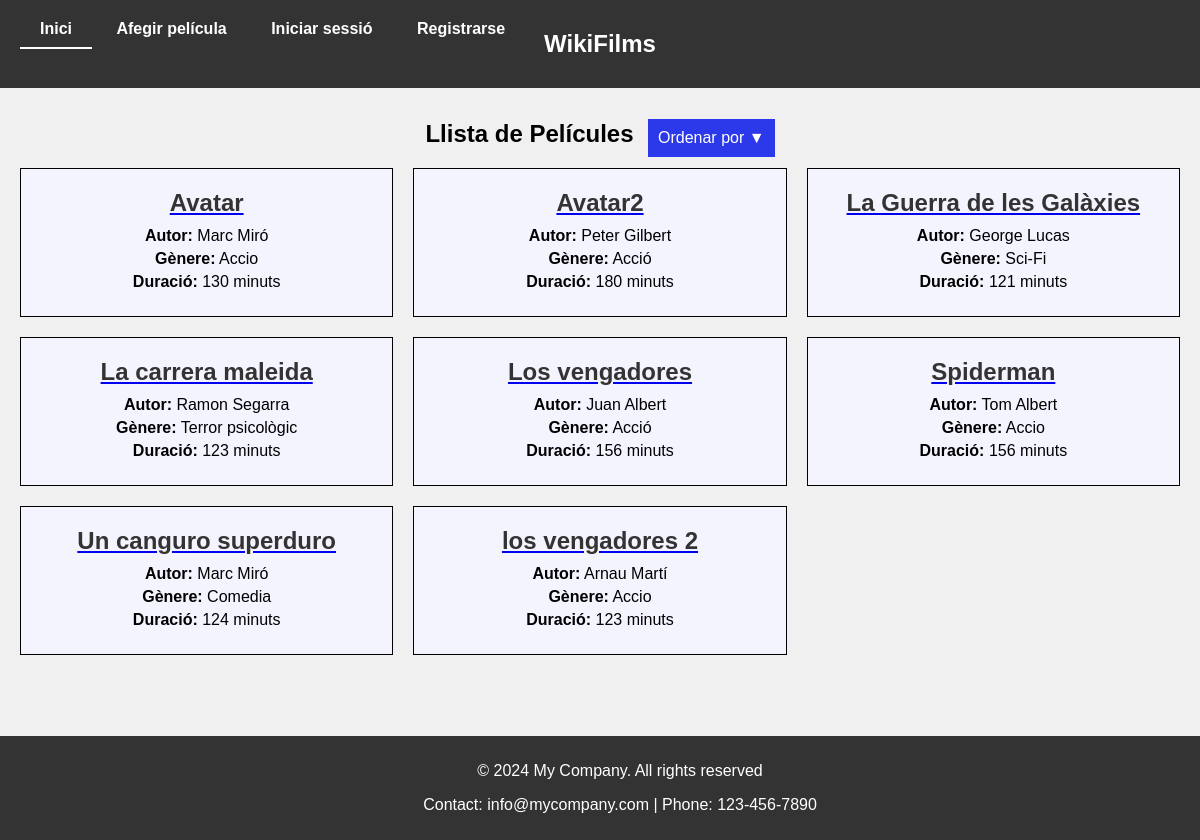
/?order=alfabetico&direction=asc, run on the app's committed database.
### films/models.py (models this page shows, shortened)
class Film(models.Model):
    title = models.CharField(max_length=100)
    author = models.CharField(max_length=100)
    genre = models.CharField(max_length=100, blank=True, null=True)
    duration = models.IntegerField()
    actors = models.ManyToManyField(Actor, related_name='films')

### films/views.py (the view)
# urls.py: path('', BookListView.as_view(), name='book_list'),
class BookListView(ListView):
    model = Film
    template_name = 'film_list.html'
    context_object_name = 'books'
    def get_queryset(self):
        queryset = super().get_queryset()  # Obtiene el queryset base de la clase padre
        order_by = self.request.GET.get('order')  # Obtiene el parámetro de orden
        direction = self.request.GET.get('direction')  # Obtiene el parámetro de dirección
        if order_by == 'duracion':
            if direction == 'asc':
                queryset = queryset.order_by('duration')
            elif direction == 'desc':
                queryset = queryset.order_by('-duration')
        elif order_by == 'alfabetico':
            if direction == 'asc':
                queryset = queryset.order_by('title')
            elif direction == 'desc':
                queryset = queryset.order_by('-title')
        return queryset

### templates/film_list.html (shortened to what this page needs)
{% extends "base.html" %}
{% block content %}
    {% load static %}
    <link rel="stylesheet" type="text/css" href="{% static 'film_list.css' %}">
<div class="container">
  <h2 class="section-title">Llista de Películes</h2>
  <div class="dropdown">
    <button class="dropbtn">Ordenar por <span class="current-order">▼</span></button>
  </div>
</div>
<div class="film-container">
    {% for film in books %}
            <div class="film-item">
                <a href="{% url 'book_detail' pk=film.pk %}">
                    <h2>{{ film.title }}</h2>
                </a>
                <div class="film-info">
                    <div><strong>Autor:</strong> {{ film.author }}</div>
                    <div><strong>Gènere:</strong> {{ film.genre }}</div>
                    <div><strong>Duració:</strong> {{ film.duration }} minuts</div>
                </div>
            </div>
    {% endfor %}
</div>
{% endblock %}

### static/base.css (style rules this page uses)
body { font-family: Arial, sans-serif; margin: 20px; background-color: #f0f0f0; height: 100vh; }
h2 { margin-top: 100px; }

### static/film_list.css (style rules this page uses)
.film-item h2 { margin-top: 0; margin-bottom: 10px; font-size: 24px; color: #333; text-decoration: none; transition: color 0.3s ease; }
.film-container { display: grid; grid-template-columns: repeat(auto-fill, minmax(300px, 1fr)); gap: 20px; justify-content: center; }
.film-item { border: 1px solid #000000; padding: 20px; text-align: center; background: #f4f4ff; }
.film-info div { margin-bottom: 5px; }
.container { text-align: center; }
.section-title { display: inline-block; margin-right: 10px; }
.dropdown { display: inline-block; vertical-align: middle; }
.dropdown { position: relative; display: inline-block; }
.dropbtn { background-color: #2b39ea; color: white; padding: 10px; font-size: 16px; border: none; cursor: pointer; }

### data on the page
Film: title "Avatar", author "Marc Miró", genre "Accio", duration "130"
Film: title "Avatar2", author "Peter Gilbert", genre "Acció", duration "180"
Film: title "La Guerra de les Galàxies", author "George Lucas", genre "Sci-Fi", duration "121"
Film: title "La carrera maleida", author "Ramon Segarra", genre "Terror psicològic", duration "123"
Film: title "Los vengadores", author "Juan Albert", genre "Acció", duration "156"
Film: title "Spiderman", author "Tom Albert", genre "Accio", duration "156"
Film: title "Un canguro superduro", author "Marc Miró", genre "Comedia", duration "124"
Film: title "los vengadores 2", author "Arnau Martí", genre "Accio", duration "123"
